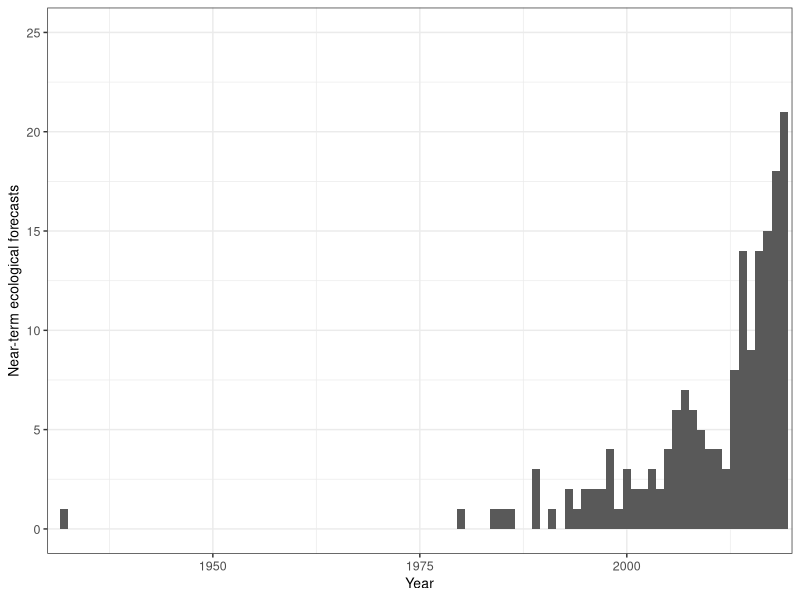

The R script that drew this image: (Note: this script raises an error after producing the figure.)
## ---- chunk 1
knitr::opts_chunk$set(echo = TRUE)
#Load required packages
library(tidyverse)
library(lubridate)
library(colorspace)
library(ggpubr)
library(RColorBrewer)
## ---- chunk 2
#Load data
complete_forecasts <- read.csv("../Data/complete_dataset_with_source.csv") #Load data
#Plot the number of papers published per year
tiff("../Figures/Pubs_year_noEco.tif", width = 3, height = 3, units = "in",res = 800, compression="lzw")
complete_forecasts%>%
  ggplot()+
  geom_histogram(aes(x = Year),binwidth = 1)+
  theme_bw()+
  xlab("Year")+
  ylab("Near-term ecological forecasts")+
  ylim(0,25)+
  scale_x_continuous(limits = c(1930,2020), expand = c(0,0))+
  theme(text=element_text(size=10,  family="Helvetica"),
        axis.text = element_text(size = 9, family="Helvetica"))
dev.off()
## ---- chunk 3
#Load data
complete_forecasts <- read.csv("../Data/complete_dataset_with_source.csv")


###
# Panel A: Map
###

#Gather background map data
WorldData <- map_data('world') %>% 
  fortify()

#Load colorblind-friendly palette
safe_colorblind_palette <- c("#661100", "#AA4499", "#DDCC77", "#117733","#44AA99","#999933","#332288", "#88CCEE", "#CC6677","#888888")
colors = lighten(safe_colorblind_palette, amount = .2) #Lighten the colors of the colorblind-friendly palette

#Create separate dataframe for mapping
for_map <- complete_forecasts
#Create a vector of coordinates 
coords <- for_map$Coords
#Problem this loop solves: multipoint forecasts have multiple coordinate pairs separated by a semicolon. Here, we add columns to the for_map dataframe separating out all coordinates for a given paper
for(i in 1:(max(str_count(for_map$Coords, ";"), na.rm = T)+1)){
  stops <- regexpr(pattern = ";",coords)
  stops[stops == -1] <- 10000L
  coords_i <- substr(coords, start = 1, stop = stops-1)
  for_map[nchar(coords_i)>0&!is.na(coords_i), paste0("Long",i)] <- as.numeric(sub("-*[0-9]+.[0-9]+,","",coords_i))[nchar(coords_i)>0&!is.na(coords_i)]
  for_map[nchar(coords_i)>0&!is.na(coords_i), paste0("Lat",i)] <- as.numeric(sub(", -*[0-9]+.[0-9]+","",coords_i))[nchar(coords_i)>0&!is.na(coords_i)]
  inds <- regexpr(pattern = ";",coords)
  inds[inds == -1]<-NA
  coords <- substr(coords, start = inds + 2, stop = 10000L)
}
#The previous loop added numerous columns of latitude and longitude to the for_map dataframe. Here we gather all of those columns into one column for latitude and one column for longitude, creating a longer dataframe
for_map2 = for_map%>%
  pivot_longer(cols = num_range("Lat", 1:max(str_count(for_map$Coords, ";")+1, na.rm = T)), names_to = "Lat_num", values_to= "Lat")%>%
  pivot_longer(cols = num_range("Long", 1:max(str_count(for_map$Coords, ";")+1, na.rm = T)), names_to = "Long_num", values_to = "Long")%>%
  filter(sub("[a-z]+","",Lat_num)==sub("[a-z]+","",Long_num, ""))%>%
  filter(!Spat_scale == "global")

#We want to plot a different symbol for regional and national forecasts than for point and multipoint forecasts. Here, we create a grouping variable that specifies whether (1) or not (0) the forecast scale is regional/national 
for_map2$Region <- NA
for_map2$Region[for_map2$Spat_scale %in% c("regional","national")] <- 1
for_map2$Region[for_map2$Spat_scale %in% c("point","multipoint")]<-0

#Create a world map of the forecast sites in this analysis
map <- ggplot() +
  geom_map(data = WorldData, map = WorldData,
                  aes(map_id=region),
                  fill = "white", colour = "#7f7f7f", size=0.5)+
  coord_map("rectangular", lat0=0, xlim=c(-180,180), ylim = c(-90,90))+
  geom_point(data = for_map2%>%filter(Region == 1), aes(Long, Lat, fill = Ecosystem), shape = 21, color = "white", size = 6, alpha  =.3, stroke = .5, show.legend = F)+
  geom_point(data = for_map2%>%filter(Region == 0), aes(Long, Lat, fill = Ecosystem), shape = 21, color = "white", size = 2.5, alpha  =1, stroke = .5, show.legend = F)+
  geom_point(aes(x = c(-300,-300), y=c(-300,-300),size = c("point or multipoint","regional or national"), alpha = c("point or multipoint","regional or national")), shape = 21, color = "white",fill = "grey20")+
  xlab(NULL) + ylab(NULL) +
  scale_fill_manual(breaks = c("agricultural", "atmosphere", "desert", "forest", "freshwater", "grassland", "marine", "tundra", "urban", "other", "NA"), values = colors, na.translate = T, na.value = "grey50", name = "Ecosystem")+
  theme_void()+
  theme(legend.title = element_blank(), 
    legend.position = c(.15,.4),
    text=element_text(size=10,  family="Helvetica"),
    plot.margin = margin(0, 0, 0, 0, "cm"),
    legend.box.background = element_rect(fill = "white", color = "white"))+
  guides(size = guide_legend(override.aes = list(size = c(3,6))),alpha = guide_legend(override.aes = list(alpha = c(1,.3))))


###
# Panel B: Spatial scale barplot
###

#Make "ecosystem" a factor, enabling us to order the levels as we choose
complete_forecasts$Ecosystem <- factor(complete_forecasts$Ecosystem, levels = c("agricultural","desert","grassland","forest","atmosphere","freshwater","marine","tundra","urban","other"))
#Make "Spat_scale" (the spatial scale of the forecast) a factor, enabling us to order the levels as we choose
complete_forecasts$Spat_scale<- factor(complete_forecasts$Spat_scale, levels = c("point","multipoint","regional","national","global"))
#Plot the distribution of papers across spatial scales, with colors indicating ecosystem type
extent <- complete_forecasts%>%
  ggplot(aes(x = Spat_scale, fill = Ecosystem))+
  scale_fill_manual(breaks = c("agricultural", "atmosphere", "desert", "forest", "freshwater", "grassland", "marine", "tundra", "urban", "other", "NA"), values = colors, na.translate = T, na.value = "grey50", name = "Ecosystem")+
  xlab("Spatial extent")+
  geom_bar(show.legend = F)+
  ylab("Papers (n)")+
  theme_light()+
  theme(text=element_text(size=10,  family="Helvetica"))


###
# Generate legend for combined plot
###

# To generate the legend for the combined plot with the correct formatting, we create a "dummy" plot that will not be included and extract the legend from this plot

#Function to extract legend
g_legend<-function(a.gplot){
  tmp <- ggplot_gtable(ggplot_build(a.gplot))
  leg <- which(sapply(tmp$grobs, function(x) x$name) == "guide-box")
  legend <- tmp$grobs[[leg]]
  return(legend)}
#"Dummy" plot from which the legend will be extracted
class <- complete_forecasts%>%
  ggplot(aes(x = Class, fill = Ecosystem))+
  geom_bar()+
  scale_fill_manual(breaks = c("agricultural", "atmosphere", "desert", "forest", "freshwater", "grassland", "marine", "tundra", "urban", "other", "NA"), values = colors, na.translate = T, na.value = "grey50", name = "Ecosystem",guide = guide_legend(position = "bottom", nrow = 2))+
  theme(text=element_text(size=10,  family="Helvetica"))
#The extracted legend is saved as "legend_fill"
legend_fill <- g_legend(class)


###
# Panel C: Forecast variable class barplot
###

#Plot the distribution of forecasts across "class" (i.e., biogeochemical, organismal, or both)
class <- complete_forecasts%>%
  ggplot(aes(x = Class, fill = Ecosystem))+
  geom_bar(show.legend = F)+
  scale_fill_manual(breaks = c("agricultural", "atmosphere", "desert", "forest", "freshwater", "grassland", "marine", "tundra", "urban", "other", "NA"), values = colors, na.translate = T, na.value = "grey50", name = "Ecosystem")+
  ylab("Papers (n)")+
  theme_light()+
  theme(text=element_text(size=10,  family="Helvetica"))


###
# Assemble combined plot and save as jpeg
###

tiff("../Figures/Map_composite.tif",width = 6, height = 5.5, units = "in", res = 800, compression="lzw")
ggarrange(map, ggarrange(extent, class, labels = c("b","c"), label.y = c(1.2,1.2), nrow = 1, widths = c(1.4,1)), legend_fill, nrow = 3, heights = c(6.2,3,1.5), labels = "a")
dev.off()


###
# Calculate summary statistics for descriptive analysis
###

#Calculate the number and percentage of forecast sites in the northern hemisphere
north_analysis <- for_map2$Lat[!is.na(for_map2$Lat)] #Select latitudes that are not NA
sum(north_analysis>0) #Number of forecast sites with latitudes that are >0
sum(north_analysis>0)/length(north_analysis)*100 #Percentage of forecast sites with latitudes that are >0

#Calculate the number and percentage of papers that have a point scale
sum(complete_forecasts$Spat_scale=="point") #Number
sum(complete_forecasts$Spat_scale=="point")/nrow(complete_forecasts)*100 #Percentage

#Calculate the number and percentage of papers that have a regional scale
sum(complete_forecasts$Spat_scale=="regional") #Number
sum(complete_forecasts$Spat_scale=="regional")/nrow(complete_forecasts)*100 #Percentage

#Calculate the number and percentage of forecast papers that predict organismal variables
sum(complete_forecasts$Class=="organismal"|complete_forecasts$Class=="both") #Number
sum(complete_forecasts$Class=="organismal"|complete_forecasts$Class=="both")/nrow(complete_forecasts)*100 #Percentage

#Calculate the number and percentage of forecast papers that predict biogeocehmical variables
sum(complete_forecasts$Class=="biogeochemical"|complete_forecasts$Class=="both") #Number
sum(complete_forecasts$Class=="biogeochemical"|complete_forecasts$Class=="both")/nrow(complete_forecasts)*100 #Percentage

#Calculate the number and percentage of forecast papers that predict both organismal and biogeochemical variables
sum(complete_forecasts$Class=="both") #Number
sum(complete_forecasts$Class=="both")/nrow(complete_forecasts)*100 #Percentage

#Calculate the number and percentage of forecast papers for marine ecosystems
sum(complete_forecasts$Ecosystem=="marine") #Number
sum(complete_forecasts$Ecosystem=="marine")/nrow(complete_forecasts) #Percentage

#Calculate the number and percentage of forecast papers for freshwater ecosystems
sum(complete_forecasts$Ecosystem=="freshwater") #Number
sum(complete_forecasts$Ecosystem=="freshwater")/nrow(complete_forecasts) #Percentage

#Calculate the number and percentage of forecast papers for agricultural ecosystems
sum(complete_forecasts$Ecosystem=="agricultural") #Number
sum(complete_forecasts$Ecosystem=="agricultural")/nrow(complete_forecasts) #Percentage
## ---- chunk 4
#Load data
complete_forecasts <- read.csv("../Data/complete_dataset_with_source.csv")

#Number of fish forecasts
length(complete_forecasts$Vars_ident[grepl("catch|fish|pollock|salmon|anchovy|walleye|herring|trout|carp",complete_forecasts$Vars_ident, ignore.case = T)]) - 3 #subtracting 3 to exclude a paper on lobster catch, a paper on shellfish harvesting, and a paper on rusty crayfish distribution

#Number of phytoplankton forecasts
length(complete_forecasts$Vars_ident[grepl("diatom|cyano|oscillatoria|asterionella|desmus|anab|aphaniz|synecho|cyclo|stephanodiscus|raciborskii|circinale",complete_forecasts$Vars_ident, ignore.case = T)])

#Number of chlorophyll forecasts
length(complete_forecasts$Vars_ident[grepl("chl",complete_forecasts$Vars_ident, ignore.case = T)])

#Number of evapotranspiration forecasts
length(complete_forecasts$Vars_ident[grepl("ET |evap",complete_forecasts$Vars_ident,ignore.case = T)])

#Number of pollen forecasts
length(complete_forecasts$Vars_ident[grepl("pollen",complete_forecasts$Vars_ident,ignore.case = T)])

#Number of crop yield forecasts
length(complete_forecasts$Vars_ident[grepl("yield",complete_forecasts$Vars_ident, ignore.case = T)])
## ---- chunk 5
#Load data
complete_forecasts <- read.csv("../Data/complete_dataset_with_source.csv")


###
# Time step
###

#Create a dataframe to organize timesteps into discrete bins
time_bin = complete_forecasts
#Create a new variable to store time bins
time_bin$time_bin = NA

#Some time steps are saved as a single number (in days) while others are saved as a range. First, we need to decide what bin to put the ranges into:
time_bin$Time_step_days[is.na(as.numeric(time_bin$Time_step_days))] #Use this line to examine the non-numeric time steps
time_bin$time_bin[time_bin$Time_step_days == "30-150"] <- "> 1 - 12 months" #A forecast that predicts on a time step of 30-150 days falls within the "> 1 - 12 months" category
time_bin$time_bin[time_bin$Time_step_days == "1,7,15,30"] <- "1 - 30 days" #A forecast that predicts on a time step of 1, 7, 15, and 30 days falls within the "1 - 30 days" category

#Now we can address the numeric timestep data:
#Convert Time_step_days to numeric
time_bin = time_bin %>%
    mutate(Time_step_days = as.numeric(Time_step_days))
# Assign numeric data to categories 
time_bin$time_bin[time_bin$Time_step_days < 1] <- "< 1 day"
time_bin$time_bin[time_bin$Time_step_days == 1] <- "1 day"
time_bin$time_bin[time_bin$Time_step_days > 1 & time_bin$Time_step_days <= 7] <- "2 - 7 days"
time_bin$time_bin[time_bin$Time_step_days > 7 & time_bin$Time_step_days <= 31] <- "8 days - 1 month"
time_bin$time_bin[time_bin$Time_step_days > 31 & time_bin$Time_step_days < 365] <- "> 1 month - 1 year"
time_bin$time_bin[time_bin$Time_step_days == 365] <- "1 year"
time_bin$time_bin[time_bin$Time_step_days > 365 & time_bin$Time_step_days <= 365*5] <- "> 1 year - 5 years"
time_bin$time_bin[time_bin$Time_step_days > 365*5] <- "> 5 years"
#Convert timestep bins to a factor
time_bin$time_bin <- factor(time_bin$time_bin, levels = c("< 1 day","1 day","2 - 7 days","8 days - 1 month","> 1 month - 1 year","1 year","> 1 year - 5 years"))


###
# Forecast horizon
###

##Create a new variable to store horizon bins
time_bin$horiz_bin = NA

# Use this line to examine the non-numeric forecast horizons
time_bin$Horiz_days[is.na(as.numeric(time_bin$Horiz_days))]
time_bin$horiz_bin[time_bin$Horiz_days == "30-150"] <- "> 1 month - 1 year" #A forecast that predicts 30-150 days in the future falls within the "> 1 - 12 months" category
time_bin$horiz_bin[time_bin$Horiz_days == "720 - 1800 (sites had different amounts of data)"] <- "> 1 year - 5 years" #A forecast that predicts 720-1800 days in the future falls within the "> 1 year - 5 years" category
time_bin$horiz_bin[time_bin$Horiz_days == "365 and 3650"] <- "> 5 years - 10 years" #A forecast that predicts 365 and 3650 days in the future falls within the "> 5 years - 10 years" category because the maximum time into the future predicted is 10 years
time_bin$horiz_bin[time_bin$Horiz_days == "7, 3650"] <- "2 - 7 days" #We are assigning this to the 2 - 7 day category because timestep is listed as 1 day and a 1 day timestep is only used for short term forecasts in this paper
time_bin$horiz_bin[time_bin$Horiz_days == "14-77"] <- "> 1 month - 1 year" #A forecast that predicts 14-77 days in the future falls within the "> 1 month - 1 year" category

#Now we can address the numeric forecast horizon data:
#Convert Horiz_days to numeric
time_bin = time_bin %>%
    mutate(Horiz_days = as.numeric(Horiz_days))
# Assign numeric data to categories 
time_bin$horiz_bin[time_bin$Horiz_days < 1] <- "< 1 day"
time_bin$horiz_bin[time_bin$Horiz_days == 1] <- "1 day"
time_bin$horiz_bin[time_bin$Horiz_days > 1 & time_bin$Horiz_days <= 7] <- "2 - 7 days"
time_bin$horiz_bin[time_bin$Horiz_days > 7 & time_bin$Horiz_days <= 31] <- "8 days - 1 month"
time_bin$horiz_bin[time_bin$Horiz_days > 31 & time_bin$Horiz_days < 365] <- "> 1 month - 1 year"
time_bin$horiz_bin[time_bin$Horiz_days == 365] <- "1 year"
time_bin$horiz_bin[time_bin$Horiz_days > 365 & time_bin$Horiz_days <= 365*5] <- "> 1 year - 5 years"
time_bin$horiz_bin[time_bin$Horiz_days > 365*5] <- "> 5 years"
time_bin$horiz_bin <- factor(time_bin$horiz_bin, levels = c( "1 day","2 - 7 days","8 days - 1 month","> 1 month - 1 year","1 year","> 1 year - 5 years", "> 5 years"))

#Convert horizon bins to a factor
time_bin$horiz_bin <- factor(time_bin$horiz_bin, levels = c("1 day","2 - 7 days","8 days - 1 month","> 1 month - 1 year","1 year","> 1 year - 5 years", "> 5 years"))

#Exclude NA values
time_bin_plot = time_bin%>%
  filter(!is.na(horiz_bin),
         !is.na(time_bin))

#Create a dataframe with the number of papers in each time step/forecast horizon combination to add to plot
n = time_bin_plot%>%
  group_by(horiz_bin,time_bin)%>%
  summarise(ns = n())%>%
  mutate(color = ns>20)

#Plot the number of papers in each time step/forecast horizon combination as a heatmap
tiff("../Figures/timestep_heatmap_small.tif",res = 800,width = 3, height = 3, units = "in")
cols <- brewer.pal(n = 9, name = "BuPu")
time_bin_plot%>%
  ggplot(aes(x = horiz_bin, y = time_bin), na.rm = T)+
  geom_bin2d()+
  xlab("Forecast horizon (days)")+
  ylab("Time step (days)")+
  scale_fill_gradientn(colors = cols)+
  scale_x_discrete(breaks = c( "1 day","2 - 7 days","8 days - 1 month","> 1 month - 1 year","1 year","> 1 year - 5 years","> 5 years"), labels = c("1","2 - 7","8 - 31","32 - 365","365","366 - 1825", ">1825"),drop  =F)+ #Change labels to units of days for interpretability
  scale_y_discrete(breaks = c("< 1 day", "1 day","2 - 7 days","8 days - 1 month","> 1 month - 1 year","1 year","> 1 year - 5 years"), labels = c("< 1", "1","2 - 7","8 - 31","32 - 365","365","366 - 1825"),drop  =F)+ #Change labels to units of days for interpretability
  geom_text(aes(label = ns, color = color), data = n, show.legend = F, size = 3)+ 
  theme_light()+
  theme(text=element_text(size=10,  family="Helvetica"),
        axis.text = element_text(size = 9, family="Helvetica"),
        axis.text.x = element_text(angle = 45, hjust = 1),
        panel.grid.major = element_blank(), 
        panel.grid.minor = element_blank(),
        legend.position = "none")+
  scale_color_manual(values = c("gray40","gray100"))
dev.off()


###
# Statistics
##

#Number and percentage of papers that predicted within one year into the future 
nrow(time_bin%>%filter(horiz_bin %in% c("< 1 day", "1 day","2 - 7 days","8 days - 1 month","> 1 month - 1 year","1 year"))) #number
nrow(time_bin%>%filter(horiz_bin %in% c("< 1 day", "1 day","2 - 7 days","8 days - 1 month","> 1 month - 1 year","1 year")))/nrow(time_bin%>%filter(!is.na(horiz_bin)))*100 #percentage

# Number and percentage of papers that predicted 2–7 days into the future on a daily time step
nrow(time_bin%>%filter(horiz_bin %in% c("2 - 7 days"),time_bin %in% c("1 day"))) #number
nrow(time_bin%>%filter(horiz_bin %in% c("2 - 7 days"),time_bin %in% c("1 day")))/nrow(time_bin%>%filter(!is.na(horiz_bin)))*100 #percentage

# Number and percentage of papers that predicted one year into the future on a yearly timestep
nrow(time_bin%>%filter(horiz_bin %in% c("1 year"),time_bin %in% c("1 year"))) #number
nrow(time_bin%>%filter(horiz_bin %in% c("1 year"),time_bin %in% c("1 year")))/nrow(time_bin%>%filter(!is.na(horiz_bin)))*100 #percentage

#Percentage of papers that predict at a horizon of at least one year in the dataset as a whole
sum(time_bin$horiz_bin %in% c("1 year","> 1 year - 5 years","> 5 years"))/nrow(time_bin%>%filter(!is.na(horiz_bin)))*100
#Percentage of papers that do not evaluate forecasts that predict at a horizon of at least one year
time_bin$Forecast_eval_shown[time_bin$Forecast_eval == 0] <- 0
sum(time_bin$horiz_bin %in% c("1 year","> 1 year - 5 years","> 5 years")&time_bin$Forecast_eval_shown==0)/nrow(time_bin%>%filter(!is.na(horiz_bin),Forecast_eval_shown==0))*100
## ---- chunk 6
#Load data
complete_forecasts <- read.csv("../Data/complete_dataset_with_source.csv")

#Calculate summary statistics for plot
mean_dc<- round(mean(as.numeric(complete_forecasts$Data_coverage)/365, na.rm = T),1) #Mean duration (years)
median_dc <- round(median(as.numeric(complete_forecasts$Data_coverage)/365, na.rm = T),1) #Median duration (years)

#Create a dataframe with text to add to plot
lines = data.frame(c(mean_dc),c(38))
colnames(lines) = c("x","y")
lines$label = c(paste0("Median = ",median_dc, " years \nMean = ", mean_dc, " years"))

#Create a histogram of the amount of data used to create each paper
tiff("../Figures/Years_of_data.tif", res = 800, width = 3, height = 3, units = "in", compression="lzw")
complete_forecasts%>%
  mutate(Year = as.numeric(Year))%>%
  ggplot()+
  geom_histogram(aes(x = as.numeric(Data_coverage)/365),bins = 20)+
  geom_vline(xintercept = c(mean_dc, median_dc), color = "black")+
  geom_text(aes(x = x,y=y,label= label), data = lines, nudge_x = 3, hjust = 0,vjust = 0,color = "grey20", size = 3)+
  xlab("Years of data used to \ncreate forecasting paper")+
  ylab("Number of papers")+
  scale_y_continuous(limits = c(0,46), expand = c(0, 0))+
  theme_light()+
  theme(text=element_text(size=10,  family="Helvetica"),
        axis.text = element_text(size = 9, family="Helvetica"))
dev.off()


###
# Statistics
##

min(as.numeric(complete_forecasts$Data_coverage), na.rm = T) #minimum (in days)
max(as.numeric(complete_forecasts$Data_coverage)/365, na.rm = T) #maximum (in years)

#Number and percentage of papers that used over 10 years of data
sum(as.numeric(complete_forecasts$Data_coverage)>(10*365), na.rm = T) #number
sum(as.numeric(complete_forecasts$Data_coverage)>(10*365), na.rm = T)/nrow(complete_forecasts)*100 #percentage
## ---- chunk 7
#Load data
complete_forecasts <- read.csv("../Data/complete_dataset_with_source.csv")

length(unique(complete_forecasts$Source)) #Number of unique sources

#Create a dataframe with the number of papers from each source
ns = complete_forecasts%>%
  group_by(Source)%>%
  summarize(n = n())

ns$Source[which.max(ns$n)] #Source with the most papers
ns$n[which.max(ns$n)] #Number of papers from the source with the most papers
## ---- chunk 8
#Load data
complete_forecasts <- read.csv("../Data/complete_dataset_with_source.csv")

#Some best practices are already binary variables. Others (automation, uncertainty, and iterative workflows that update model parameters) need to be converted to binary variables for logistic regression
complete_forecasts$Automated_bin <- 0 #Create a variable for binary forecast automation data
complete_forecasts$Automated_bin[complete_forecasts$Automated_yn %in% c("At least one data stream","Yes all data streams")]<-1 #If at least one data stream is automated, the paper counts as being automated
complete_forecasts$Uncert_yn <- as.numeric(!complete_forecasts$Uncert_category == "no") #If the forecast has any sort of uncertainty it counts as demonstrating uncertainty
complete_forecasts$it_no_update_ic <- complete_forecasts$Iterative_yn==1&!complete_forecasts$DA_type%in%c("update IC","autoregressive, so new observed data become predictors for the next timestep","UNK","NA","autoregressive, uses previous observations to predict value at next timestep","previous ten days of driver data used as predictor in model, so it is updating iteratively") #Set up a variable for iterative workflows that do more than just update initial conditions

#If the forecast is not evaluated, sometimes Forecast_eval_shown is set to NA. Here, we change those NAs to 0
complete_forecasts$Forecast_eval_shown[complete_forecasts$Forecast_eval == 0] <- 0


###
# Statistics
###

#Calculate the number and percent of papers that demonstrate each best practice
complete_forecasts%>%
  summarize(aut = sum(Automated_bin)/n(),
            aut_n = sum(Automated_bin),
            eva = sum(Forecast_eval_shown)/n(),
            eva_n = sum(Forecast_eval_shown),
            unc = sum(Uncert_yn)/n(),
            unc_n = sum(Uncert_yn),
            ite = sum(Iterative_yn)/n(),
            ite_n = sum(Iterative_yn),
            ite_no_ic = sum(it_no_update_ic)/n(),
            ite_no_ic_n = sum(it_no_update_ic),
            arc = sum(Archiving_yn)/n(),
            arc_n = sum(Archiving_yn),
            use = sum(End_user_yn)/n(),
            use_n = sum(End_user_yn),
            dat = sum(Drivers_published)/n(),
            dat_n = sum(Drivers_published),
            nul = sum(Null_yn)/n(),
            nul_n = sum(Null_yn),
            prt = sum(Uncert_partition_yn)/n(),
            prt_n = sum(Uncert_partition_yn),
            mul = sum(Multiple_approaches_yn)/n(),
            mul_n = sum(Multiple_approaches_yn))

#Calculate how many best practices each paper demonstrated
total = complete_forecasts%>%
  group_by(Title)%>%
  summarize(aut = sum(Automated_bin)/n(),
            eva = sum(Forecast_eval_shown)/n(),
            unc = sum(Uncert_yn)/n(),
            ite = sum(Iterative_yn)/n(),
            arc = sum(Archiving_yn)/n(),
            use = sum(End_user_yn)/n(),
            dat = sum(Drivers_published)/n(),
            nul = sum(Null_yn)/n(),
            mul = sum(Multiple_approaches_yn)/n(),
            Total = sum(aut,eva,unc,ite,arc,use,dat,nul,mul))
summary(as.factor(total$Total)) #Find the number of papers each number of best practices
mean(total$Total) #Mean number of best practies used
median(total$Total) #Median number of best practices used

# Filter out the one paper from 1932
complete_forecasts = complete_forecasts%>%
  filter(Year>1932)

#Perform binary logistic regression for all best practices
aut = glm(Automated_bin~Year, data = complete_forecasts, family = "binomial")
eva = glm(Forecast_eval_shown~Year, data = complete_forecasts, family = "binomial")
unc = glm(Uncert_yn~Year, data = complete_forecasts, family = "binomial")
ite = glm(Iterative_yn~Year, data = complete_forecasts, family = "binomial")
ite_no_ic = glm(it_no_update_ic~Year, data = complete_forecasts, family = "binomial")
arc = glm(Archiving_yn~Year, data = complete_forecasts, family = "binomial")
use = glm(End_user_yn~Year, data = complete_forecasts, family = "binomial")
dat = glm(Drivers_published~Year, data = complete_forecasts, family = "binomial")
nul = glm(Null_yn~Year, data = complete_forecasts, family = "binomial")
mul = glm(Multiple_approaches_yn~Year, data = complete_forecasts, family = "binomial")

#Summarize logisitic regression results in one data frame
results = data.frame(var2 = "Include data driven uncertainty")%>%
  full_join(data.frame(summary(unc)$coefficients, var2 = NA)%>% mutate(var = "Include data driven uncertainty"))%>%
  full_join(data.frame(var2 = "Assess and report forecast skill"))%>%
  full_join(data.frame(summary(eva)$coefficients) %>% mutate(var = "Assess and report forecast skill"))%>%
  full_join(data.frame(var2 = "Identify an end user"))%>%
  full_join(data.frame(summary(use)$coefficients) %>% mutate(var = "Identify an end user"))%>%
  full_join(data.frame(var2 = "Make iterative forecasts"))%>%
  full_join(data.frame(summary(ite)$coefficients) %>% mutate(var = "Make iterative forecasts"))%>%
  full_join(data.frame(var2 = "Make iterative forecasts (updating model parameters)"))%>%
  full_join(data.frame(summary(ite_no_ic)$coefficients) %>% mutate(var = "Make iterative forecasts (updating model parameters)"))%>%
  full_join(data.frame(var2 = "Develop automated forecasting workflows"))%>%
  full_join(data.frame(summary(aut)$coefficients) %>% mutate(var = "Develop automated forecasting workflows"))%>%
  full_join(data.frame(var2 = "Make data available"))%>%
  full_join(data.frame(summary(dat)$coefficients) %>% mutate(var = "Make data available"))%>%
  full_join(data.frame(var2 = "Archive forecasts"))%>%
  full_join(data.frame(summary(arc)$coefficients) %>% mutate(var = "Archive forecasts"))%>%
  full_join(data.frame(var2 = "Use null model comparisons"))%>%
  full_join(data.frame(summary(nul)$coefficients) %>% mutate(var = "Use null model comparisons"))%>%
  full_join(data.frame(var2 = "Multiple approaches"))%>%
  full_join(data.frame(summary(mul)$coefficients) %>% mutate(var = "Multiple approaches"))%>%
  mutate(param = rep(c(NA,"Intercept","Year"),10))%>% #Label intercept and year rows
  select(var, var2, param, Estimate, Std..Error, z.value, Pr...z..)

results[-c(1,2,3)] = round(results[-c(1,2,3)], 3) #Round p-values to 3 decimal points
results$param[is.na(results$param)]<-results$var2[is.na(results$param)] #Fill in missing best practice names
results%>% #Filter out unnecessary variable names and view final table
  select(-var2, -var)

mult = complete_forecasts%>%
  filter(Multiple_approaches_yn==1)
summary(mult$Approach_n)


###
# Plot
###

# Calculate model predictions for plot
x = 1980:2020
probs = predict(aut, list(Year = x), type = "response") #For the first best practice
prob_df = data.frame(var = rep("Automated_bin",length(x)),x=x,probs=probs)
real_name = c("Automated_bin", "Forecast_eval_shown", "Uncert_yn", "Iterative_yn","Archiving_yn", "End_user_yn","Drivers_published", "Null_yn","Multiple_approaches_yn") #Vector of best practice names to merge with complete_forecasts dataset
model = c("aut", "eva","unc","ite","arc","use","dat","nul","mul") #Vector of model names created above
#Loop through all models and generate predictions
for (i in 2:length(model)){
  probs = predict(get(model[i]), list(Year = x), type = "response")
  new = data.frame(var = rep(real_name[i],length(x)),x=x,probs=probs)
  prob_df = prob_df%>%
    full_join(new)
}

#Create a long-formatted dataframe with all best practices in one column
cf = complete_forecasts%>%
  select(Automated_bin, Forecast_eval_shown, Uncert_yn, Iterative_yn, Archiving_yn, End_user_yn, Drivers_published, Null_yn, Multiple_approaches_yn, Year)%>%
  pivot_longer(cols = -Year)%>%
  rename(var = name, x = Year)

#Create a vector of names as we would like them in the figure
labs = c("Automate forecasting workflows","Report forecast accuracy", "Include uncertainty","Make iterative forecasts","Archive forecasts", "Identify an end user","Make data available", "Use null model comparisons", "Compare modeling approaches")
names(labs) = real_name #Assign the name of the labs to the best practice name as they are in the data frame (for plotting purposes)

#Convert the best practice variable into a factor in both datasets
prob_df$var = factor(prob_df$var, levels = c("Uncert_yn", "Forecast_eval_shown", "End_user_yn", "Iterative_yn", "Automated_bin", "Drivers_published", "Archiving_yn", "Null_yn", "Multiple_approaches_yn"))
cf$var = factor(cf$var, levels = c("Uncert_yn", "Forecast_eval_shown", "End_user_yn", "Iterative_yn", "Automated_bin", "Drivers_published", "Archiving_yn", "Null_yn", "Multiple_approaches_yn"))

#Calculate significance levels to add to graph
results = results%>%
  filter(param == "Year")%>%
  select(-var2)%>%
  filter(!var == "Make iterative forecasts (updating model parameters)")%>%
  mutate(sig = "")
results$sig[results$Pr...z..<0.05] <- "*"
results$sig[results$Pr...z..<0.01] <- "**"
results$sig[results$Pr...z..<0.001] <- "***"
#Label the variable for results data frame
results$var <- c("Uncert_yn", "Forecast_eval_shown", "End_user_yn", "Iterative_yn", "Automated_bin", "Drivers_published", "Archiving_yn", "Null_yn","Multiple_approaches_yn")
results$var = factor(results$var) #Convert to factor

#Plot best practices over time with logistic regression results
tiff("../Figures/best_practices_regression_with_mult.tif",res = 800,width = 6, height = 5, units = "in", compression="lzw")
plot = prob_df%>%
  ggplot(aes(x = x, y = probs))+
  geom_point(aes(y = value), data = cf, alpha = .15, color = "blue")+
  geom_text(aes(x = 2000, y = .85, label = sig), data = results, size = 6)+
  geom_line()+
  ylim(0,1)+
  xlim(1979,2021)+
  facet_wrap(~var, labeller = labeller(var = labs))+
  theme_bw()+
  ylab("Probability")+
  xlab("Year")+
  theme(text=element_text(size=10,  family="Helvetica"),
        axis.text = element_text(size = 9, family="Helvetica"))
plot
dev.off()
## ---- chunk 9
#Load data
complete_forecasts <- read.csv("../Data/complete_dataset_with_source.csv")

#Create separate columns to indicate whether each source of uncertainty was used
complete_forecasts$Driver <- grepl("driver|meteo", complete_forecasts$Uncert_source, ignore.case = T)*1
complete_forecasts$Process <- grepl("process", complete_forecasts$Uncert_source, ignore.case = T)*1
complete_forecasts$Param <- grepl("param", complete_forecasts$Uncert_source, ignore.case = T)*1
complete_forecasts$IC <- grepl("init|ic", complete_forecasts$Uncert_source, ignore.case = T)*1
complete_forecasts$Obs <- grepl("obs", complete_forecasts$Uncert_source, ignore.case = T)*1

#Summarize results
complete_forecasts%>%
  filter(!Uncert_category=="no")%>%
  summarize(driv = sum(Driver)/n(),
            proc = sum(Process)/n(),
            param = sum(Param)/n(),
            ic = sum(IC)/n(),
            obs = sum(Obs)/n())

#Calculate the number and percentage of papers that use data driven uncertainty
complete_forecasts$Uncert_dd <- as.numeric(complete_forecasts$Uncert_category %in% c("data_driven", "propagates", "assimilates"))
sum(complete_forecasts$Uncert_dd) #Number
complete_forecasts$Uncert_yn <- as.numeric(!complete_forecasts$Uncert_category == "no") #If the forecast has any sort of uncertainty it counts as demonstrating uncertainty
sum(complete_forecasts$Uncert_dd)/nrow(complete_forecasts%>%filter(Uncert_yn == 1))*100 #Percentage of papers that use data-driven sources out of those that report uncertainty

#Calculate the total number of forecasts that report uncertainty
sum(complete_forecasts$Uncert_yn)

#Year that papers partitioning uncertainty were published
complete_forecasts$Year[complete_forecasts$Uncert_partition_yn==1]
#Number of papers that partition initial condition uncertainty
sum(complete_forecasts$Uncert_ic_yn[complete_forecasts$Uncert_partition_yn==1])
#Number of papers that partition parameter uncertainty
sum(complete_forecasts$Uncert_param_yn[complete_forecasts$Uncert_partition_yn==1])
#Number of papers that partition process uncertainty
sum(complete_forecasts$Uncert_process_yn[complete_forecasts$Uncert_partition_yn==1])
#Number of papers that partition driver uncertainty
sum(complete_forecasts$Uncert_driver_yn[complete_forecasts$Uncert_partition_yn==1])
#Dominant source of uncertainty for papers that partition uncertainty
complete_forecasts$Uncert_dom[complete_forecasts$Uncert_partition_yn==1]
## ---- chunk 10
#Load data
complete_forecasts <- read.csv("../Data/complete_dataset_with_source.csv")

#If the forecast is not evaluated, sometimes Forecast_eval_shown is set to NA. Here, we change those NAs to 0
complete_forecasts$Forecast_eval_shown[complete_forecasts$Forecast_eval == 0] <- 0

#Create a variable indicating whether RMSE was reported
complete_forecasts$RMSE <- as.numeric(grepl("rmse|root mean squared error|root mean square error",tolower(complete_forecasts$Eval_metrics)))
#Calculate the percent of papers that reported RMSE
sum(complete_forecasts$RMSE)/sum(complete_forecasts$Forecast_eval_shown)*100

#Create a variable indicating whether MAE was reported
complete_forecasts$MAE <- as.numeric(grepl("mae|mean absolute error",tolower(complete_forecasts$Eval_metrics)))
#Calculate the percent of papers that reported MAE
sum(complete_forecasts$MAE)/sum(complete_forecasts$Forecast_eval_shown)*100
## ---- chunk 11
#Load data
complete_forecasts <- read.csv("../Data/complete_dataset_with_source.csv")

#Number of papers that mention a specific end user
sum(complete_forecasts$End_user_yn==1)

#Percentage of forecasts that mention a specific end user that say the end user aided in forecast development
sum(complete_forecasts$End_user_yn==1&complete_forecasts$End_user_partnership==1, na.rm = T)/sum(complete_forecasts$End_user_yn==1)*100
#Percentage of forecasts that mention a specific end user that say forecasts are in use by the end user
sum(complete_forecasts$End_user_yn==1&complete_forecasts$Used_by_stakeholder_yn==1, na.rm = T)/sum(complete_forecasts$End_user_yn==1)*100
#Percentage of papers that mention ethical considerations made in designing the forecast
sum(complete_forecasts$Ethical_considerations ==1, na.rm = T)/nrow(complete_forecasts)*100
#Percentage of forecasts that are in use by an end user that mention ethical considerations made in designing the forecast
sum(complete_forecasts$End_user_yn==1&complete_forecasts$Used_by_stakeholder_yn==1&complete_forecasts$Ethical_considerations==1, na.rm = T)/sum(complete_forecasts$End_user_yn==1&complete_forecasts$Used_by_stakeholder_yn==1, na.rm = T)*100
## ---- chunk 12
#Load data
complete_forecasts <- read.csv("../Data/complete_dataset_with_source.csv")

complete_forecasts$it_ic <- complete_forecasts$Iterative_yn==1&complete_forecasts$DA_type%in%c("update IC","autoregressive, so new observed data become predictors for the next timestep","autoregressive, uses previous observations to predict value at next timestep","previous ten days of driver data used as predictor in model, so it is updating iteratively") #Set up a variable for iterative workflows that do more than just update initial conditions

#Percent of iterative workflows that only updated initial conditions of the model
sum(complete_forecasts$it_ic)/sum(complete_forecasts$Iterative_yn)*100
## ---- chunk 13
#Load data
complete_forecasts <- read.csv("../Data/complete_dataset_with_source.csv")

#Number of papers that archive forecasts
sum(complete_forecasts$Archiving_yn==1)
#Percentage of papers that archive forecasts on Zenodo
sum(grepl("zenodo",complete_forecasts$Repository[complete_forecasts$Archiving_yn==1],ignore.case = T))/sum(complete_forecasts$Archiving_yn==1)*100
#Number of papers with websites that were still accessible via the link in the paper as of 14 Jun 2021
sum(!is.na(complete_forecasts$Link_works)&complete_forecasts$Link_works == 1)
#Total number of papers with websites linked in the paper
sum(!is.na(complete_forecasts$Link_works))
## ---- chunk 14
#Load data
complete_forecasts <- read.csv("../Data/complete_dataset_with_source.csv")

#Number of papers that use a null model
sum(complete_forecasts$Null_yn)

#Percentage of papers that use a persistence null model
sum(grepl("persistence",complete_forecasts$Null_type, ignore.case = T))/sum(complete_forecasts$Null_yn)*100
#Percentage of papers that use a climatology null model
sum(grepl("climatology",complete_forecasts$Null_type, ignore.case = T))/sum(complete_forecasts$Null_yn)*100
#Number of papers that use both persistence and climatology null models
sum(grepl("persistence",complete_forecasts$Null_type[grepl("climatology",complete_forecasts$Null_type, ignore.case = T)], ignore.case = T))
